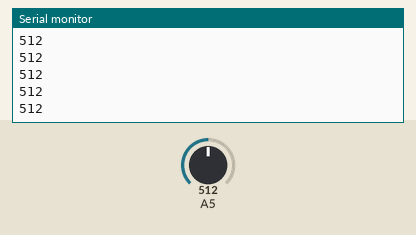
A sketch run on a simulated Arduino Leonardo, built with avr-gcc and run on an emulated ATmega32U4. On the bench: the last lines printed to the serial monitor. Inputs (shaded band) come from the test bench; at power-on: A5 = 512.

Above: at 1.2 s.
1.3 s: A5 set to 490
At 1.31 s:
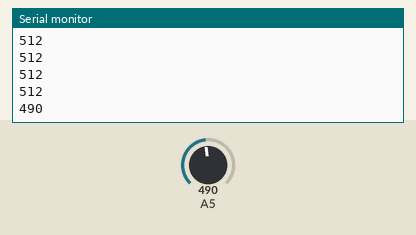
2.8 s: A5 set to 510
At 2.82 s:
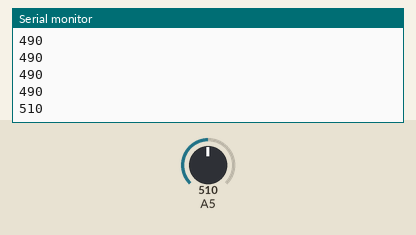
Timing chart, 0 to 5.8 s (numbered marks = the images above; inputs shaded):
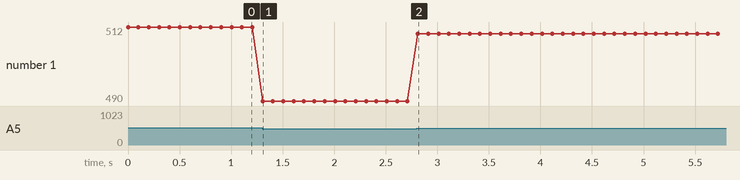

Measured:
- after the input at 1.3 s, the serial monitor: prints a new line at once (image 1)
- after the input at 2.8 s, the serial monitor: prints a new line at once (image 2)
- plotted number 1: 512 → 490 after the input at 1.3 s, 490 → 510 after the input at 2.8 s

The sketch:

ardapro.ino
```cpp
// Código para Arduino Esplora

#include <Esplora.h>  // Importa la librería Esplora

// Definir el umbral de luz para decidir cuándo mostrar cada imagen
const int THRESHOLD = 500;  // Ajusta este valor según tus necesidades

void setup() {
  Serial.begin(9600);  // Inicia la comunicación serial a 9600 baudios
}

void loop() {
  int lightLevel = Esplora.readLightSensor();  // Lee el valor del sensor de luz

  // Enviar el valor del sensor al puerto serial
  Serial.println(lightLevel);

  delay(100);  // Espera 100 ms antes de leer nuevamente
}
```
